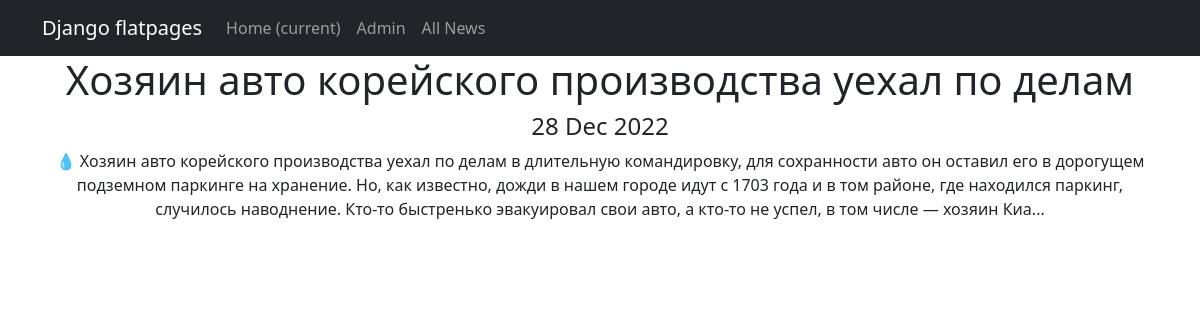
The page /news/2 on the database its author committed.
### news/models.py (models this page shows, shortened)
class Post(models.Model):
    author = models.ForeignKey(Author, on_delete=models.CASCADE) # связь «один ко многим» с моделью Author;
    position = models.CharField(max_length=255, choices=POSITION) # поле с выбором — «статья» или «новость»;
    time_in = models.DateTimeField(auto_now_add=True) # автоматически добавляемая дата и время создания;
    category = models.ManyToManyField(Category, through='PostCategory') # связь «многие ко многим» с моделью Category (с дополнительной моделью PostCategory);
    article = models.CharField(max_length=255)  # заголовок статьи/новости;
    text = models.TextField() # текст статьи/новости;
    rating = models.FloatField(default=0.0) # рейтинг статьи/новости.

### news/views.py (the view)
# urls.py: path('<int:pk>', PostDetail.as_view(), name='news'),
class PostDetail(DetailView):
    model = Post
    template_name = 'news.html'
    context_object_name = 'news'

### news/templatetags/custom_filters.py (called while the page is built)
@register.filter()
def censor(value):
    try:
        if not isinstance(value, str):
            raise CensorException('Error')
        v = value
        for word in WORDS:
            if word in v:
                v = v.replace(word, f'{word[:1]}{len(word[1:])*"*"}')
            if word.capitalize() in v:
                v = v.replace(word.capitalize(), f'{word[:1].capitalize()}{len(word[1:])*"*"}')
        return v
    except CensorException as e:
        print(e)

### templates/news.html (shortened to what this page needs)
{% extends 'flatpages/default.html' %}
{% load custom_filters %}
{% block content %}
<h1>{{ news.article|censor }}</h1>
<h4>{{ news.time_in|date:'d M Y' }}</h4>
<p>{{ news.text|censor }}</p>
{% endblock content %}

### rows shown on the page
Post: article|censor "Хозяин авто корейского производства уехал по делам", time_in "28 Dec 2022", text|censor "💧 Хозяин авто корейского производства уехал по делам в длительную командировку, для сохранности авто он оставил его в дорогущем подземном паркинге на хранение. Но, как известно, дожди в нашем городе идут с 1703 года и в том районе, где находился паркинг, случилось наводнение. Кто-то быстренько эвакуировал свои авто, а кто-то не успел, в том числе — хозяин Киа..."
